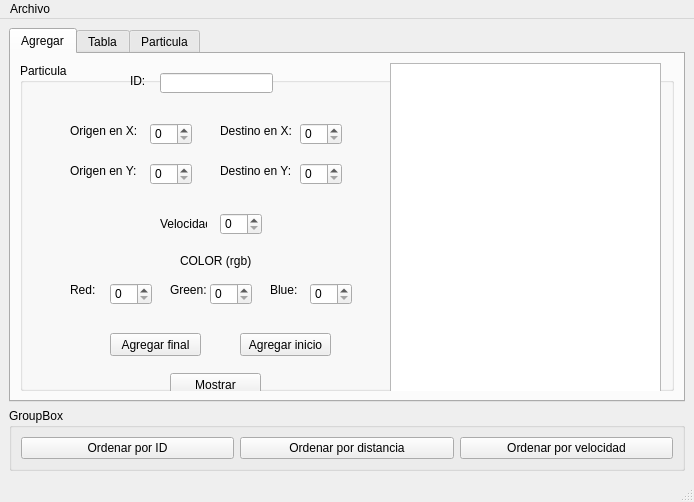
<?xml version="1.0" encoding="UTF-8"?>
<ui version="4.0">
 <class>MainWindow</class>
 <widget class="QMainWindow" name="MainWindow">
  <property name="geometry">
   <rect>
    <x>0</x>
    <y>0</y>
    <width>694</width>
    <height>502</height>
   </rect>
  </property>
  <property name="windowTitle">
   <string>MainWindow</string>
  </property>
  <widget class="QWidget" name="centralwidget">
   <layout class="QGridLayout" name="gridLayout_2">
    <item row="0" column="0">
     <widget class="QTabWidget" name="tabWidget">
      <property name="currentIndex">
       <number>0</number>
      </property>
      <widget class="QWidget" name="tab">
       <attribute name="title">
        <string>Agregar</string>
       </attribute>
       <layout class="QGridLayout" name="gridLayout">
        <item row="0" column="0">
         <widget class="QGroupBox" name="groupBox">
          <property name="title">
           <string>Particula</string>
          </property>
          <widget class="QSpinBox" name="green_spinBox">
           <property name="geometry">
            <rect>
             <x>190</x>
             <y>220</y>
             <width>42</width>
             <height>22</height>
            </rect>
           </property>
           <property name="maximum">
            <number>255</number>
           </property>
           <property name="singleStep">
            <number>1</number>
           </property>
          </widget>
          <widget class="QLabel" name="label_3">
           <property name="geometry">
            <rect>
             <x>50</x>
             <y>100</y>
             <width>71</width>
             <height>16</height>
            </rect>
           </property>
           <property name="text">
            <string>Origen en Y:</string>
           </property>
          </widget>
          <widget class="QSpinBox" name="origenY_spinBox">
           <property name="geometry">
            <rect>
             <x>130</x>
             <y>100</y>
             <width>42</width>
             <height>22</height>
            </rect>
           </property>
           <property name="maximum">
            <number>500</number>
           </property>
           <property name="singleStep">
            <number>1</number>
           </property>
          </widget>
          <widget class="QLineEdit" name="ID_lineEdit">
           <property name="geometry">
            <rect>
             <x>140</x>
             <y>10</y>
             <width>113</width>
             <height>20</height>
            </rect>
           </property>
          </widget>
          <widget class="QLabel" name="label_9">
           <property name="geometry">
            <rect>
             <x>150</x>
             <y>220</y>
             <width>47</width>
             <height>13</height>
            </rect>
           </property>
           <property name="text">
            <string>Green:</string>
           </property>
          </widget>
          <widget class="QSpinBox" name="destinoY_spinBox">
           <property name="geometry">
            <rect>
             <x>280</x>
             <y>100</y>
             <width>42</width>
             <height>22</height>
            </rect>
           </property>
           <property name="maximum">
            <number>500</number>
           </property>
           <property name="singleStep">
            <number>1</number>
           </property>
          </widget>
          <widget class="QSpinBox" name="origenX_spinBox">
           <property name="geometry">
            <rect>
             <x>130</x>
             <y>60</y>
             <width>42</width>
             <height>22</height>
            </rect>
           </property>
           <property name="maximum">
            <number>500</number>
           </property>
           <property name="singleStep">
            <number>1</number>
           </property>
          </widget>
          <widget class="QLabel" name="label_5">
           <property name="geometry">
            <rect>
             <x>200</x>
             <y>100</y>
             <width>71</width>
             <height>16</height>
            </rect>
           </property>
           <property name="text">
            <string>Destino en Y:</string>
           </property>
          </widget>
          <widget class="QLabel" name="label_2">
           <property name="geometry">
            <rect>
             <x>50</x>
             <y>60</y>
             <width>71</width>
             <height>16</height>
            </rect>
           </property>
           <property name="text">
            <string>Origen en X:</string>
           </property>
          </widget>
          <widget class="QLabel" name="label_7">
           <property name="geometry">
            <rect>
             <x>160</x>
             <y>190</y>
             <width>71</width>
             <height>16</height>
            </rect>
           </property>
           <property name="text">
            <string>COLOR (rgb)</string>
           </property>
          </widget>
          <widget class="QLabel" name="label_10">
           <property name="geometry">
            <rect>
             <x>250</x>
             <y>220</y>
             <width>47</width>
             <height>13</height>
            </rect>
           </property>
           <property name="text">
            <string>Blue:</string>
           </property>
          </widget>
          <widget class="QLabel" name="label">
           <property name="geometry">
            <rect>
             <x>110</x>
             <y>10</y>
             <width>21</width>
             <height>16</height>
            </rect>
           </property>
           <property name="text">
            <string>ID: </string>
           </property>
          </widget>
          <widget class="QLabel" name="label_4">
           <property name="geometry">
            <rect>
             <x>200</x>
             <y>60</y>
             <width>71</width>
             <height>16</height>
            </rect>
           </property>
           <property name="text">
            <string>Destino en X:</string>
           </property>
          </widget>
          <widget class="QSpinBox" name="blue_spinBox">
           <property name="geometry">
            <rect>
             <x>290</x>
             <y>220</y>
             <width>42</width>
             <height>22</height>
            </rect>
           </property>
           <property name="maximum">
            <number>255</number>
           </property>
           <property name="singleStep">
            <number>1</number>
           </property>
          </widget>
          <widget class="QSpinBox" name="destinoX_spinBox">
           <property name="geometry">
            <rect>
             <x>280</x>
             <y>60</y>
             <width>42</width>
             <height>22</height>
            </rect>
           </property>
           <property name="maximum">
            <number>500</number>
           </property>
           <property name="singleStep">
            <number>1</number>
           </property>
          </widget>
          <widget class="QPushButton" name="agregarFinal_pushButton">
           <property name="geometry">
            <rect>
             <x>90</x>
             <y>270</y>
             <width>91</width>
             <height>23</height>
            </rect>
           </property>
           <property name="text">
            <string>Agregar final</string>
           </property>
          </widget>
          <widget class="QLabel" name="label_6">
           <property name="geometry">
            <rect>
             <x>140</x>
             <y>150</y>
             <width>47</width>
             <height>21</height>
            </rect>
           </property>
           <property name="text">
            <string>Velocidad:</string>
           </property>
          </widget>
          <widget class="QSpinBox" name="velocidad_spinBox">
           <property name="geometry">
            <rect>
             <x>200</x>
             <y>150</y>
             <width>42</width>
             <height>22</height>
            </rect>
           </property>
           <property name="maximum">
            <number>500</number>
           </property>
           <property name="singleStep">
            <number>1</number>
           </property>
          </widget>
          <widget class="QSpinBox" name="red_spinBox">
           <property name="geometry">
            <rect>
             <x>90</x>
             <y>220</y>
             <width>42</width>
             <height>22</height>
            </rect>
           </property>
           <property name="maximum">
            <number>255</number>
           </property>
           <property name="singleStep">
            <number>1</number>
           </property>
          </widget>
          <widget class="QLabel" name="label_8">
           <property name="geometry">
            <rect>
             <x>50</x>
             <y>220</y>
             <width>47</width>
             <height>13</height>
            </rect>
           </property>
           <property name="text">
            <string>Red:</string>
           </property>
          </widget>
          <widget class="QPushButton" name="agregarInicio_pushButton">
           <property name="geometry">
            <rect>
             <x>220</x>
             <y>270</y>
             <width>91</width>
             <height>23</height>
            </rect>
           </property>
           <property name="text">
            <string>Agregar inicio</string>
           </property>
          </widget>
          <widget class="QPushButton" name="mostrar_pushButton">
           <property name="geometry">
            <rect>
             <x>150</x>
             <y>310</y>
             <width>91</width>
             <height>23</height>
            </rect>
           </property>
           <property name="text">
            <string>Mostrar</string>
           </property>
          </widget>
          <widget class="QPlainTextEdit" name="salida">
           <property name="geometry">
            <rect>
             <x>370</x>
             <y>0</y>
             <width>271</width>
             <height>331</height>
            </rect>
           </property>
          </widget>
         </widget>
        </item>
       </layout>
      </widget>
      <widget class="QWidget" name="tab_2">
       <attribute name="title">
        <string>Tabla</string>
       </attribute>
       <layout class="QGridLayout" name="gridLayout_3">
        <item row="0" column="0" colspan="3">
         <widget class="QTableWidget" name="tabla"/>
        </item>
        <item row="1" column="0">
         <widget class="QLineEdit" name="buscar_lineEdit">
          <property name="placeholderText">
           <string>ID de partícula</string>
          </property>
         </widget>
        </item>
        <item row="1" column="1">
         <widget class="QPushButton" name="buscar_pushButton">
          <property name="text">
           <string>Buscar</string>
          </property>
         </widget>
        </item>
        <item row="1" column="2">
         <widget class="QPushButton" name="mostrar_tabla_pushButton">
          <property name="text">
           <string>Mostrar</string>
          </property>
         </widget>
        </item>
       </layout>
      </widget>
      <widget class="QWidget" name="tab_3">
       <attribute name="title">
        <string>Particula</string>
       </attribute>
       <layout class="QGridLayout" name="gridLayout_4">
        <item row="0" column="0" colspan="2">
         <widget class="QGraphicsView" name="graphicsView"/>
        </item>
        <item row="1" column="0">
         <widget class="QPushButton" name="dibujar">
          <property name="text">
           <string>Dibujar</string>
          </property>
         </widget>
        </item>
        <item row="1" column="1">
         <widget class="QPushButton" name="limpiar">
          <property name="text">
           <string>Limpiar</string>
          </property>
         </widget>
        </item>
       </layout>
      </widget>
     </widget>
    </item>
    <item row="1" column="0">
     <widget class="QGroupBox" name="groupBox_2">
      <property name="title">
       <string>GroupBox</string>
      </property>
      <layout class="QGridLayout" name="gridLayout_5">
       <item row="0" column="0">
        <widget class="QPushButton" name="ordenar_id_pushButton">
         <property name="text">
          <string>Ordenar por ID</string>
         </property>
        </widget>
       </item>
       <item row="0" column="1">
        <widget class="QPushButton" name="ordenar_distancia_pushButton">
         <property name="text">
          <string>Ordenar por distancia</string>
         </property>
        </widget>
       </item>
       <item row="0" column="2">
        <widget class="QPushButton" name="ordenar_velocidad_pushButton">
         <property name="text">
          <string>Ordenar por velocidad</string>
         </property>
        </widget>
       </item>
      </layout>
     </widget>
    </item>
   </layout>
  </widget>
  <widget class="QStatusBar" name="statusbar"/>
  <widget class="QMenuBar" name="menubar">
   <property name="geometry">
    <rect>
     <x>0</x>
     <y>0</y>
     <width>694</width>
     <height>21</height>
    </rect>
   </property>
   <widget class="QMenu" name="menuArchivo">
    <property name="title">
     <string>Archivo</string>
    </property>
    <addaction name="actionAbrir"/>
    <addaction name="actionGuardar"/>
    <addaction name="separator"/>
    <addaction name="actionGrafo"/>
   </widget>
   <addaction name="menuArchivo"/>
  </widget>
  <action name="actionAbrir">
   <property name="text">
    <string>Abrir</string>
   </property>
   <property name="shortcut">
    <string>Ctrl+O</string>
   </property>
  </action>
  <action name="actionGuardar">
   <property name="text">
    <string>Guardar</string>
   </property>
   <property name="shortcut">
    <string>Ctrl+S</string>
   </property>
  </action>
  <action name="actionGrafo">
   <property name="text">
    <string>Grafo</string>
   </property>
   <property name="shortcut">
    <string>Ctrl+G</string>
   </property>
  </action>
 </widget>
 <resources/>
 <connections/>
</ui>
